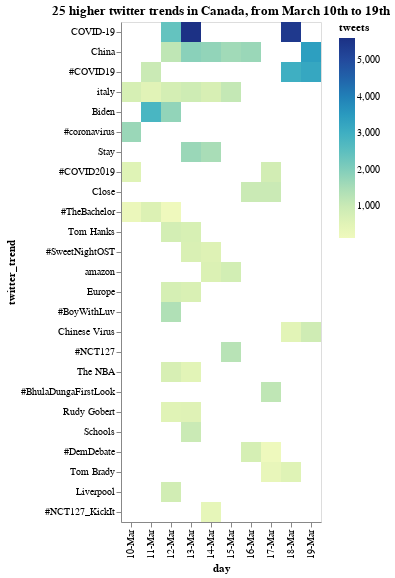

The notebook cell saved with this chart:
### Code cell
# Heatmap
df_4 = pd.merge(df, pd.DataFrame(my_sort[:25]).rename(columns={0:"twitter_trend"}), how="inner", on=["twitter_trend", "twitter_trend"])
df_4
alt.Chart(df_4).mark_rect().encode(
    alt.Y('twitter_trend:O', sort=my_sort),
    x='day:O',
    color='tweets:Q',
    tooltip=['twitter_trend', 'day', 'tweets']
).properties(
    title="25 higher twitter trends in Canada, from March 10th to 19th"
)

### Figure 1 — Vega-Lite specification as saved in the notebook (floating-point values rounded to 4 significant figures; data arrays with more than 128 entries replaced by an {"elided": "..."} marker saying what was removed)
{"$schema": "https://vega.github.io/schema/vega-lite/v4.8.1.json", "config": {"view": {"continuousHeight": 300, "continuousWidth": 400}}, "data": {"name": "data-3d207bae163c815759719175f24f4bd5"}, "datasets": {"data-3d207bae163c815759719175f24f4bd5": [{"count (thousands)": "710.9", "day": "10-Mar", "hashtag": "no", "hr": 10, "rank": 6, "tweets": 710.9, "twitter_trend": "italy"}, {"count (thousands)": "776.8", "day": "10-Mar", "hashtag": "no", "hr": 18, "rank": 27, "tweets": 776.8, "twitter_trend": "italy"}, {"count (thousands)": "524.4", "day": "11-Mar", "hashtag": "no", "hr": 18, "rank": 27, "tweets": 524.4, "twitter_trend": "italy"}, {"count (thousands)": "803.6", "day": "12-Mar", "hashtag": "no", "hr": 10, "rank": 11, "tweets": 803.6, "twitter_trend": "italy"}, {"count (thousands)": "909.5", "day": "13-Mar", "hashtag": "no", "hr": 10, "rank": 17, "tweets": 909.5, "twitter_trend": "italy"}, {"count (thousands)": "758.2", "day": "14-Mar", "hashtag": "no", "hr": 10, "rank": 15, "tweets": 758.2, "twitter_trend": "italy"}, {"count (thousands)": "1100", "day": "15-Mar", "hashtag": "no", "hr": 10, "rank": 9, "tweets": 1100, "twitter_trend": "italy"}, {"count (thousands)": "224.9", "day": "10-Mar", "hashtag": "yes", "hr": 10, "rank": 21, "tweets": 224.9, "twitter_trend": "#TheBachelor"}, {"count (thousands)": "251.4", "day": "10-Mar", "hashtag": "yes", "hr": 18, "rank": 46, "tweets": 251.4, "twitter_trend": "#TheBachelor"}, {"count (thousands)": "630.3", "day": "11-Mar", "hashtag": "yes", "hr": 10, "rank": 26, "tweets": 630.3, "twitter_trend": "#TheBachelor"}, {"count (thousands)": "663.2", "day": "11-Mar", "hashtag": "yes", "hr": 18, "rank": 50, "tweets": 663.2, "twitter_trend": "#TheBachelor"}, {"count (thousands)": "134.9", "day": "12-Mar", "hashtag": "yes", "hr": 10, "rank": 14, "tweets": 134.9, "twitter_trend": "#TheBachelor"}, {"count (thousands)": "599.7", "day": "10-Mar", "hashtag": "yes", "hr": 10, "rank": 22, "tweets": 599.7, "twitter_trend": "#COVID2019"}, {"count (thousands)": "567.2", "day": "10-Mar", "hashtag": "yes", "hr": 18, "rank": 45, "tweets": 567.2, "twitter_trend": "#COVID2019"}, {"count (thousands)": "847.1", "day": "17-Mar", "hashtag": "yes", "hr": 18, "rank": 2, "tweets": 847.1, "twitter_trend": "#COVID2019"}, {"count (thousands)": "1600", "day": "10-Mar", "hashtag": "yes", "hr": 10, "rank": 26, "tweets": 1600, "twitter_trend": "#coronavirus"}, {"count (thousands)": "1700", "day": "10-Mar", "hashtag": "yes", "hr": 18, "rank": 47, "tweets": 1700, "twitter_trend": "#coronavirus"}, {"count (thousands)": "1000", "day": "11-Mar", "hashtag": "yes", "hr": 10, "rank": 27, "tweets": 1000, "twitter_trend": "#COVID19"}, {"count (thousands)": "3000", "day": "18-Mar", "hashtag": "yes", "hr": 10, "rank": 26, "tweets": 3000, "twitter_trend": "#COVID19"}, {"count (thousands)": "3200", "day": "19-Mar", "hashtag": "yes", "hr": 10, "rank": 5, "tweets": 3200, "twitter_trend": "#COVID19"}, {"count (thousands)": "2800", "day": "11-Mar", "hashtag": "no", "hr": 18, "rank": 29, "tweets": 2800, "twitter_trend": "Biden"}, {"count (thousands)": "1800", "day": "12-Mar", "hashtag": "no", "hr": 10, "rank": 19, "tweets": 1800, "twitter_trend": "Biden"}, {"count (thousands)": "835.2", "day": "12-Mar", "hashtag": "no", "hr": 10, "rank": 7, "tweets": 835.2, "twitter_trend": "Tom Hanks"}, {"count (thousands)": "747.9", "day": "13-Mar", "hashtag": "no", "hr": 10, "rank": 14, "tweets": 747.9, "twitter_trend": "Tom Hanks"}, {"count (thousands)": "2400", "day": "12-Mar", "hashtag": "no", "hr": 10, "rank": 8, "tweets": 2400, "twitter_trend": "COVID-19"}, {"count (thousands)": "5600", "day": "13-Mar", "hashtag": "no", "hr": 10, "rank": 13, "tweets": 5600, "twitter_trend": "COVID-19"}, {"count (thousands)": "5400", "day": "18-Mar", "hashtag": "no", "hr": 10, "rank": 9, "tweets": 5400, "twitter_trend": "COVID-19"}, {"count (thousands)": "534.4", "day": "12-Mar", "hashtag": "no", "hr": 10, "rank": 9, "tweets": 534.4, "twitter_trend": "Rudy Gobert"}, {"count (thousands)": "584.4", "day": "13-Mar", "hashtag": "no", "hr": 10, "rank": 15, "tweets": 584.4, "twitter_trend": "Rudy Gobert"}, {"count (thousands)": "788.6", "day": "12-Mar", "hashtag": "no", "hr": 10, "rank": 10, "tweets": 788.6, "twitter_trend": "Europe"}, {"count (thousands)": "716.6", "day": "13-Mar", "hashtag": "no", "hr": 10, "rank": 18, "tweets": 716.6, "twitter_trend": "Europe"}, {"count (thousands)": "759.8", "day": "12-Mar", "hashtag": "no", "hr": 10, "rank": 13, "tweets": 759.8, "twitter_trend": "The NBA"}, {"count (thousands)": "501.4", "day": "13-Mar", "hashtag": "no", "hr": 10, "rank": 30, "tweets": 501.4, "twitter_trend": "The NBA"}, {"count (thousands)": "864.6", "day": "12-Mar", "hashtag": "no", "hr": 10, "rank": 18, "tweets": 864.6, "twitter_trend": "Liverpool"}, {"count (thousands)": "1200", "day": "12-Mar", "hashtag": "no", "hr": 10, "rank": 25, "tweets": 1200, "twitter_trend": "China"}, {"count (thousands)": "1900", "day": "13-Mar", "hashtag": "no", "hr": 10, "rank": 20, "tweets": 1900, "twitter_trend": "China"}, {"count (thousands)": "1800", "day": "14-Mar", "hashtag": "no", "hr": 10, "rank": 17, "tweets": 1800, "twitter_trend": "China"}, {"count (thousands)": "1600", "day": "15-Mar", "hashtag": "no", "hr": 10, "rank": 13, "tweets": 1600, "twitter_trend": "China"}, {"count (thousands)": "1700", "day": "16-Mar", "hashtag": "no", "hr": 10, "rank": 12, "tweets": 1700, "twitter_trend": "China"}, {"count (thousands)": "3400", "day": "19-Mar", "hashtag": "no", "hr": 18, "rank": 22, "tweets": 3400, "twitter_trend": "China"}, {"count (thousands)": "1400", "day": "12-Mar", "hashtag": "yes", "hr": 10, "rank": 48, "tweets": 1400, "twitter_trend": "#BoyWithLuv"}, {"count (thousands)": "233", "day": "13-Mar", "hashtag": "yes", "hr": 10, "rank": 1, "tweets": 233, "twitter_trend": "#SweetNightOST"}, {"count (thousands)": "719.2", "day": "13-Mar", "hashtag": "yes", "hr": 18, "rank": 37, "tweets": 719.2, "twitter_trend": "#SweetNightOST"}, {"count (thousands)": "591.7", "day": "14-Mar", "hashtag": "yes", "hr": 10, "rank": 46, "tweets": 591.7, "twitter_trend": "#SweetNightOST"}, {"count (thousands)": "1700", "day": "13-Mar", "hashtag": "no", "hr": 10, "rank": 19, "tweets": 1700, "twitter_trend": "Stay"}, {"count (thousands)": "1500", "day": "14-Mar", "hashtag": "no", "hr": 10, "rank": 14, "tweets": 1500, "twitter_trend": "Stay"}, {"count (thousands)": "986.6", "day": "13-Mar", "hashtag": "no", "hr": 10, "rank": 32, "tweets": 986.6, "twitter_trend": "Schools"}, {"count (thousands)": "382.6", "day": "14-Mar", "hashtag": "yes", "hr": 10, "rank": 4, "tweets": 382.6, "twitter_trend": "#NCT127_KickIt"}, {"count (thousands)": "368.1", "day": "14-Mar", "hashtag": "yes", "hr": 18, "rank": 41, "tweets": 368.1, "twitter_trend": "#NCT127_KickIt"}, {"count (thousands)": "669.2", "day": "14-Mar", "hashtag": "no", "hr": 10, "rank": 22, "tweets": 669.2, "twitter_trend": "amazon"}, {"count (thousands)": "837.2", "day": "15-Mar", "hashtag": "no", "hr": 10, "rank": 15, "tweets": 837.2, "twitter_trend": "amazon"}, {"count (thousands)": "1300", "day": "15-Mar", "hashtag": "yes", "hr": 10, "rank": 4, "tweets": 1300, "twitter_trend": "#NCT127"}, {"count (thousands)": "1000", "day": "16-Mar", "hashtag": "no", "hr": 10, "rank": 10, "tweets": 1000, "twitter_trend": "Close"}, {"count (thousands)": "1000", "day": "17-Mar", "hashtag": "no", "hr": 10, "rank": 18, "tweets": 1000, "twitter_trend": "Close"}, {"count (thousands)": "790.1", "day": "16-Mar", "hashtag": "yes", "hr": 10, "rank": 25, "tweets": 790.1, "twitter_trend": "#DemDebate"}, {"count (thousands)": "153.9", "day": "17-Mar", "hashtag": "yes", "hr": 10, "rank": 34, "tweets": 153.9, "twitter_trend": "#DemDebate"}, {"count (thousands)": "1200", "day": "17-Mar", "hashtag": "yes", "hr": 10, "rank": 4, "tweets": 1200, "twitter_trend": "#BhulaDungaFirstLook"}, {"count (thousands)": "319.6", "day": "17-Mar", "hashtag": "no", "hr": 18, "rank": 3, "tweets": 319.6, "twitter_trend": "Tom Brady"}, {"count (thousands)": "577.4", "day": "18-Mar", "hashtag": "no", "hr": 10, "rank": 8, "tweets": 577.4, "twitter_trend": "Tom Brady"}, {"count (thousands)": "479.4", "day": "18-Mar", "hashtag": "no", "hr": 10, "rank": 15, "tweets": 479.4, "twitter_trend": "Chinese Virus"}, {"count (thousands)": "896.2", "day": "19-Mar", "hashtag": "no", "hr": 10, "rank": 6, "tweets": 896.2, "twitter_trend": "Chinese Virus"}]}, "encoding": {"color": {"field": "tweets", "type": "quantitative"}, "tooltip": [{"field": "twitter_trend", "type": "nominal"}, {"field": "day", "type": "nominal"}, {"field": "tweets", "type": "quantitative"}], "x": {"field": "day", "type": "ordinal"}, "y": {"field": "twitter_trend", "sort": {"elided": "738 str values"}, "type": "ordinal"}}, "mark": "rect", "title": "25 higher twitter trends in Canada, from March 10th to 19th"}
